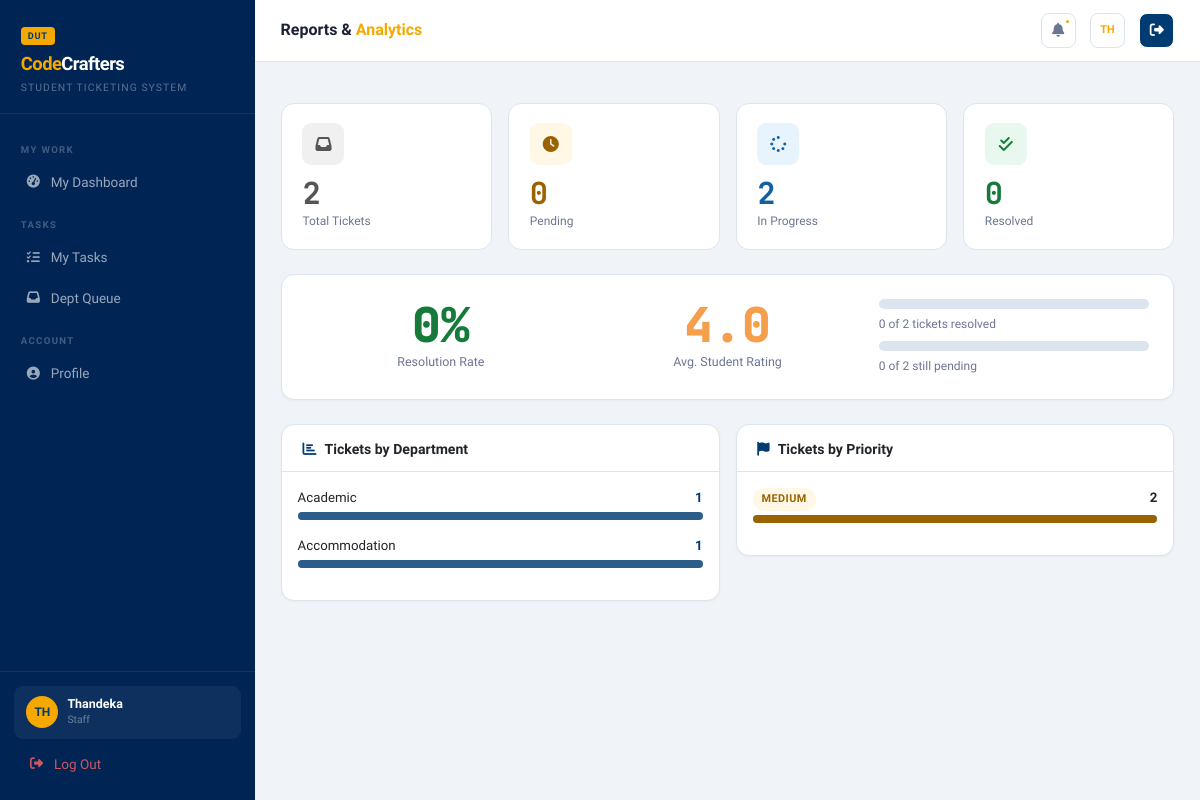
Page /admin/reports (signed in) on the committed database.
### tables this page shows
CREATE TABLE users (
        id            INTEGER PRIMARY KEY AUTOINCREMENT,
        student_no    TEXT UNIQUE,
        full_name     TEXT NOT NULL,
        email         TEXT UNIQUE NOT NULL,
        phone         TEXT,
        password_hash TEXT NOT NULL,
        role          TEXT NOT NULL DEFAULT 'student',
        department_id INTEGER,
        is_active     INTEGER NOT NULL DEFAULT 1,
        created_at    TEXT NOT NULL,
        FOREIGN KEY(department_id) REFERENCES departments(id)
    );

CREATE TABLE departments (
        id    INTEGER PRIMARY KEY AUTOINCREMENT,
        name  TEXT UNIQUE NOT NULL,
        email TEXT,
        head  TEXT
    );

### app.py (the view)
@app.route('/admin/reports')
@login_required
@staff_required
def admin_reports():
    db = get_db()
    total    = db.execute("SELECT COUNT(*) FROM tickets").fetchone()[0]
    resolved = db.execute("SELECT COUNT(*) FROM tickets WHERE status IN ('Resolved','Closed')").fetchone()[0]
    pending  = db.execute("SELECT COUNT(*) FROM tickets WHERE status='Pending'").fetchone()[0]
    in_prog  = db.execute("SELECT COUNT(*) FROM tickets WHERE status='In Progress'").fetchone()[0]
    dept_stats = db.execute("""SELECT d.name, COUNT(t.id) as cnt FROM departments d
                               LEFT JOIN tickets t ON t.department_id=d.id
                               GROUP BY d.name HAVING cnt>0 ORDER BY cnt DESC""").fetchall()
    prio_stats = db.execute("SELECT priority, COUNT(*) as cnt FROM tickets GROUP BY priority ORDER BY cnt DESC").fetchall()
    avg_rating = db.execute("SELECT ROUND(AVG(rating),1) as avg FROM tickets WHERE rating IS NOT NULL").fetchone()['avg']
    db.close()
    return render_template('admin/reports.html', total=total, resolved=resolved,
                           pending=pending, in_prog=in_prog, dept_stats=dept_stats,
                           prio_stats=prio_stats, avg_rating=avg_rating or 'N/A')

### app.py (called while the page is built)
def current_user():
    if 'uid' not in session: return None
    db = get_db()
    u = db.execute("""SELECT u.*, d.name as dept_name
                      FROM users u LEFT JOIN departments d ON u.department_id=d.id
                      WHERE u.id=? AND u.is_active=1""", (session['uid'],)).fetchone()
    db.close()
    return u

def login_required(f):
    @wraps(f)
    def dec(*a,**k):
        if 'uid' not in session:
            flash('Please log in first.','warning')
            return redirect(url_for('login'))
        return f(*a,**k)
    return dec

def staff_required(f):
    @wraps(f)
    def dec(*a,**k):
        u = current_user()
        if not u or u['role'] not in ('staff','superadmin'):
            flash('Staff access required.','danger')
            return redirect(url_for('dashboard'))
        return f(*a,**k)
    return dec

@app.context_processor
def ctx():
    u = current_user()
    unread, notifs = 0, []
    if u:
        db = get_db()
        unread = db.execute("SELECT COUNT(*) FROM notifications WHERE user_id=? AND is_read=0",(u['id'],)).fetchone()[0]
        notifs = db.execute("SELECT * FROM notifications WHERE user_id=? ORDER BY created_at DESC LIMIT 20",(u['id'],)).fetchall()
        db.close()
    return dict(cu=u, unread=unread, notifs=notifs)

### database.py (called while the page is built)
def get_db():
    conn = sqlite3.connect(DB_PATH)
    conn.row_factory = sqlite3.Row
    conn.execute("PRAGMA foreign_keys = ON")
    return conn

### templates/admin/reports.html (shortened to what this page needs)
{% extends 'base.html' %}
{% block page_title %}Reports &amp; <span>Analytics</span>{% endblock %}
{% block content %}
<div class="row g-3 mb-4">
  {% set sc=[('#f0f0f0','#555','fa-inbox','Total Tickets',total),
             ('#fff8e6','#9a6200','fa-clock','Pending',pending),
             ('#e8f4fd','#1260a3','fa-spinner','In Progress',in_prog),
             ('#e8f8ee','#157a3a','fa-check-double','Resolved',resolved)] %}
  {% for bg,cl,ic,lbl,val in sc %}
  <div class="col-6 col-md-3">
    <div class="stat-c"><div class="stat-ic" style="background:{{bg}};color:{{cl}}"><i class="fas {{ic}}"></i></div>
    <div class="stat-num" style="color:{{cl}}">{{val}}</div><div class="stat-lbl">{{lbl}}</div></div>
  </div>
  {% endfor %}
</div>
{% if total > 0 %}
<div class="card mb-4">
  <div class="card-body p-4">
    <div class="row g-3 align-items-center">
      <div class="col-md-4 text-center">
        <div style="font-size:3rem;font-weight:800;color:#157a3a;font-family:'JetBrains Mono',monospace;line-height:1">{{ ((resolved/total)*100)|round|int }}%</div>
        <div style="font-size:.78rem;color:var(--muted);margin-top:4px">Resolution Rate</div>
      </div>
      <div class="col-md-4 text-center">
        <div style="font-size:3rem;font-weight:800;color:#f59e4b;font-family:'JetBrains Mono',monospace;line-height:1">{{ avg_rating }}</div>
        <div style="font-size:.78rem;color:var(--muted);margin-top:4px">Avg. Student Rating</div>
      </div>
      <div class="col-md-4">
        <div style="height:10px;background:var(--border);border-radius:5px;margin-bottom:6px">
        </div>
        <div style="font-size:.75rem;color:var(--muted)">{{ resolved }} of {{ total }} tickets resolved</div>
        <div style="height:10px;background:var(--border);border-radius:5px;margin:8px 0 6px">
        </div>
        <div style="font-size:.75rem;color:var(--muted)">{{ pending }} of {{ total }} still pending</div>
      </div>
    </div>
  </div>
</div>
{% endif %}
<div class="row g-3">
  <div class="col-lg-6">
    <div class="card">
      <div class="card-head"><h6><i class="fas fa-chart-bar me-2" style="color:var(--red)"></i>Tickets by Department</h6></div>
      <div class="card-body">
        {% if dept_stats %}
        {% set max_d = dept_stats|map(attribute='cnt')|max %}
        {% for d in dept_stats %}
        <div class="mb-3">
          <div class="d-flex justify-content-between mb-1">
            <span style="font-size:.83rem;font-weight:500">{{ d['name'] }}</span>
            <span style="font-size:.83rem;font-weight:700;color:var(--red)">{{ d['cnt'] }}</span>
          </div>
          <div style="height:8px;background:var(--border);border-radius:4px">
            <div style="height:8px;background:var(--red);border-radius:4px;width:{{ ((d['cnt']/max_d)*100)|round|int }}%;opacity:.8"></div>
          </div>
        </div>
        {% endfor %}
        {% else %}
        <div class="empty-st py-3"><i class="fas fa-chart-bar d-block"></i><span style="font-size:.84rem">No data yet</span></div>
        {% endif %}
      </div>
    </div>
  </div>
  <div class="col-lg-6">
    <div class="card">
      <div class="card-head"><h6><i class="fas fa-flag me-2" style="color:var(--red)"></i>Tickets by Priority</h6></div>
      <div class="card-body">
        {% if prio_stats %}
        {% set max_p = prio_stats|map(attribute='cnt')|max %}
        {% set pc={'Urgent':'#001d3d','High':'#003B71','Medium':'#9a6200','Low':'#157a3a'} %}
        {% for p in prio_stats %}
        <div class="mb-3">
          <div class="d-flex justify-content-between mb-1">
            <span class="st-badge pr-{{ p['priority'] }}">{{ p['priority'] }}</span>
            <span style="font-size:.83rem;font-weight:700">{{ p['cnt'] }}</span>
          </div>
          <div style="height:8px;background:var(--border);border-radius:4px">
            <div style="height:8px;background:{{ pc.get(p['priority'],'#003B71') }};border-radius:4px;width:{{ ((p['cnt']/max_p)*100)|round|int }}%"></div>
          </div>
        </div>
        {% endfor %}
        {% else %}
        <div class="empty-st py-3"><i class="fas fa-chart-pie d-block"></i><span style="font-size:.84rem">No data yet</span></div>
        {% endif %}
      </div>
    </div>
  </div>
</div>
{% endblock %}

### templates/base.html (shortened to what this page needs)
<!DOCTYPE html>
<html lang="en">
<head>
<link href="https://cdn.jsdelivr.net/npm/bootstrap@5.3.2/dist/css/bootstrap.min.css" rel="stylesheet">
<link href="https://cdnjs.cloudflare.com/ajax/libs/font-awesome/6.5.0/css/all.min.css" rel="stylesheet">
</head>
<body>
{% if cu %}
<aside class="sidebar" id="sidebar">
  <div class="sb-brand">
    <div class="sb-dut-badge">DUT</div>
    <div class="sb-logo"><span>Code</span>Crafters</div>
    <div class="sb-tagline">Student Ticketing System</div>
  </div>
  <nav class="sb-nav">
    {% if cu['role'] in ('staff','superadmin') %}
    {% if cu['role'] == 'staff' %}
    <div class="sb-section">My Work</div>
    <a href="{{ url_for('staff_dashboard') }}" class="sb-link {% if request.endpoint=='staff_dashboard' %}active{% endif %}">
      <span class="sb-icon"><i class="fas fa-tachometer-alt"></i></span>My Dashboard
    </a>
    <div class="sb-section">Tasks</div>
    <a href="{{ url_for('staff_dashboard') }}#my-tasks" class="sb-link {% if request.endpoint in ('staff_ticket',) %}active{% endif %}">
      <span class="sb-icon"><i class="fas fa-tasks"></i></span>My Tasks
    </a>
    <a href="{{ url_for('staff_dashboard') }}#dept-queue" class="sb-link">
      <span class="sb-icon"><i class="fas fa-inbox"></i></span>Dept Queue
    </a>
    <div class="sb-section">Account</div>
    <a href="{{ url_for('profile') }}" class="sb-link {% if request.endpoint=='profile' %}active{% endif %}">
      <span class="sb-icon"><i class="fas fa-user-circle"></i></span>Profile
    </a>
    {% endif %}
    {% endif %}
  </nav>
  <div class="sb-footer">
    <div class="uc">
      <div class="uc-av">{{ cu['full_name'][:2].upper() }}</div>
      <div><div class="uc-name">{{ cu['full_name'].split()[0] }}</div><div class="uc-role">{{ cu['role'] }}</div></div>
    </div>
    <a href="{{ url_for('logout') }}" class="sb-link" style="color:rgba(255,100,100,.8)">
      <span class="sb-icon"><i class="fas fa-sign-out-alt"></i></span>Log Out
    </a>
  </div>
</aside>
<div class="main">
  <div class="topbar">
    <div class="topbar-title">{% block page_title %}Dashboard{% endblock %}</div>
    <a href="#notifPanel" class="tb-btn" data-bs-toggle="offcanvas">
      <i class="fas fa-bell" style="font-size:.88rem"></i>
      {% if unread>0 %}<span class="ndot"></span>{% endif %}
    </a>
    <a href="{{ url_for('profile') if cu['role']=='student' else url_for('admin_dashboard') }}" class="tb-btn">
      <span style="font-size:.68rem;font-weight:800;color:#F5A800">{{ cu['full_name'][:2].upper() }}</span>
    </a>
    <a href="{{ url_for('logout') }}" class="tb-btn" title="Logout" style="border-color:#fff;background:#003B71;color:#fff;">
      <i class="fas fa-sign-out-alt" style="font-size:.88rem"></i>
    </a>
  </div>
  <div class="px-4 pt-3">
  </div>
  <div class="page-body">{% block content %}{% endblock %}</div>
</div>
{% endif %}
</body>
</html>

### templates/base.html (style rules this page uses)
:root { --red:#003B71;--accent:#F5A800;--dark:#002555;--sw:255px;--bg:#f0f4f9;--card:#fff;--border:#dce4ef;--text:#1a2035;--muted:#6b7693; }
* { box-sizing:border-box; }
body { font-family:'Sora',sans-serif;background:var(--bg);color:var(--text);min-height:100vh; }
.sidebar { width:var(--sw);min-height:100vh;background:#002555;position:fixed;top:0;left:0;display:flex;flex-direction:column;z-index:1000;transition:transform .28s ease; }
.sb-brand { padding:1.4rem 1.3rem 1.1rem;border-bottom:1px solid rgba(255,255,255,.07); }
.sb-logo { font-size:1.15rem;font-weight:800;color:#fff;letter-spacing:-.03em; }
.sb-logo span { color:#F5A800; }
.sb-tagline { font-size:.65rem;color:rgba(255,255,255,.35);text-transform:uppercase;letter-spacing:.1em;margin-top:2px; }
.sb-dut-badge { background:#F5A800;color:#003B71;font-size:.58rem;padding:2px 7px;border-radius:4px;font-weight:700;letter-spacing:.07em;display:inline-block;margin-bottom:5px; }
.sb-nav { flex:1;padding:.9rem .7rem;overflow-y:auto; }
.sb-section { font-size:.6rem;font-weight:700;color:rgba(255,255,255,.25);text-transform:uppercase;letter-spacing:.14em;padding:.9rem .6rem .35rem; }
.sb-link { display:flex;align-items:center;gap:9px;padding:.58rem .85rem;border-radius:8px;color:rgba(255,255,255,.6);text-decoration:none;font-size:.845rem;font-weight:500;transition:all .15s;margin-bottom:2px; }
.sb-icon { width:17px;text-align:center;font-size:.82rem;flex-shrink:0; }
.sb-footer { padding:.9rem;border-top:1px solid rgba(255,255,255,.07); }
.uc { display:flex;align-items:center;gap:9px;padding:.65rem .75rem;background:rgba(255,255,255,.05);border-radius:9px;margin-bottom:6px; }
.uc-av { width:32px;height:32px;border-radius:50%;background:#F5A800;display:flex;align-items:center;justify-content:center;color:#003B71;font-size:.75rem;font-weight:700;flex-shrink:0; }
.uc-name { font-size:.78rem;color:#fff;font-weight:600;line-height:1.2; }
.uc-role { font-size:.65rem;color:rgba(255,255,255,.4);text-transform:capitalize; }
.main { margin-left:var(--sw);min-height:100vh;display:flex;flex-direction:column; }
.topbar { background:var(--card);border-bottom:1px solid var(--border);padding:.8rem 1.6rem;display:flex;align-items:center;gap:.9rem;position:sticky;top:0;z-index:99; }
.topbar-title { font-size:1rem;font-weight:700;flex:1; }
.topbar-title span { color:#F5A800; }
.tb-btn { width:35px;height:35px;border-radius:8px;border:1px solid var(--border);background:transparent;display:flex;align-items:center;justify-content:center;color:var(--muted);cursor:pointer;transition:all .15s;text-decoration:none;position:relative; }
.ndot { width:7px;height:7px;background:#F5A800;border-radius:50%;position:absolute;top:4px;right:4px;border:2px solid #fff; }
.page-body { padding:1.6rem;flex:1; }
.card { border:1px solid var(--border);border-radius:13px;box-shadow:0 1px 3px rgba(0,0,0,.04); }
.card-head { padding:1rem 1.3rem .85rem;border-bottom:1px solid var(--border);display:flex;align-items:center;justify-content:space-between; }
.card-head h6 { font-size:.88rem;font-weight:700;margin:0; }
.stat-c { background:var(--card);border:1px solid var(--border);border-radius:13px;padding:1.2rem 1.3rem;transition:transform .2s,box-shadow .2s; }
.stat-ic { width:42px;height:42px;border-radius:9px;display:flex;align-items:center;justify-content:center;font-size:1rem;margin-bottom:.8rem; }
.stat-num { font-size:1.9rem;font-weight:700;line-height:1;font-family:'JetBrains Mono',monospace; }
.stat-lbl { font-size:.75rem;color:var(--muted);font-weight:500;margin-top:3px; }
.st-badge { font-size:.68rem;font-weight:700;padding:3px 9px;border-radius:20px;letter-spacing:.04em;text-transform:uppercase;white-space:nowrap; }
.pr-Medium { background:#fff8e6;color:#9a6200; }

### rows in the picture
users: full_name "TH", full_name "Thandeka", role "Staff"
departments: name "Academic", cnt "1", {{ ((d['cnt']/max_d)*100)|round|int }} 100 (drawn)
departments: name "Accommodation", cnt "1", {{ ((d['cnt']/max_d)*100)|round|int }} 100 (drawn)

### other values in the picture
{{ val }} "2" "0" "2" "0"
{{ lbl }} "Total Tickets" "Pending" "In Progress" "Resolved"
{{ ((resolved/total)*100)|round|int }} "0"
{{ avg_rating }} "4.0"
{{ resolved }} "0"
{{ total }} "2"
{{ pending }} "0"
{{ p['priority'] }} "MEDIUM"
{{ p['cnt'] }} "2"
